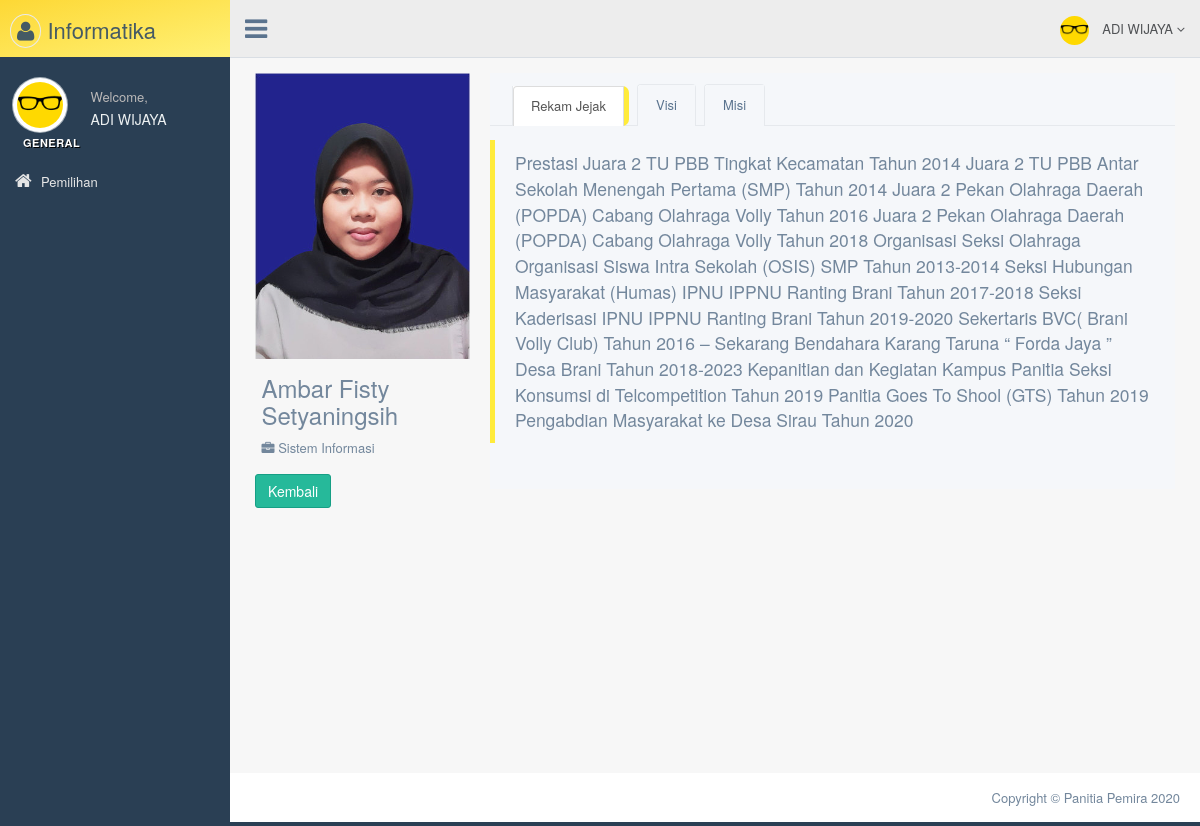
The app's page /user/index.php?page=profile&no_urut=1 (signed in) with its own data.
### tables this page shows
CREATE TABLE IF NOT EXISTS `user` (
  `id` int(11) NOT NULL,
  `NPM` int(16) NOT NULL,
  `sandi` varchar(20) NOT NULL,
  `nama` varchar(20) NOT NULL,
  `jurusan` enum('IF') NOT NULL
);

CREATE TABLE IF NOT EXISTS `ca_bem` (
  `no_urut` int(11) NOT NULL,
  `capres` varchar(50) NOT NULL,
  `sbg` enum('DPM','HIMA') NOT NULL,
  `alamat` text NOT NULL,
  `jurusan` text NOT NULL,
  `rekamjejak` longtext NOT NULL,
  `visi` text NOT NULL,
  `misi` text NOT NULL,
  `foto` text NOT NULL
);

### user/profile.php (the view, shortened to what this page needs)
<?php
$no_urut = $_GET['no_urut'];
$sql = mysql_query("select * from ca_bem where no_urut = '$no_urut' ") or die (mysql_error());
$tmpl = mysql_fetch_array($sql);
?>
<div class="x_content">
                    <div class="col-md-3 col-sm-3 col-xs-12 profile_left" >
                      <div class="profile_img">
                        <div id="crop-avatar">
                          <img class="img-responsive avatar-view" src="../admin/images/<?php echo $tmpl['foto']; ?>" alt="Avatar" title="Change the avatar">
                        </div>
                      </div>
                      <div style="display:block;border-radius:0.5em;padding:0.5em;">
                        <h3><?php echo $tmpl['capres']; ?> </h3>
                        <ul class="list-unstyled user_data " >
                          <li>
                            <i class="fa fa-briefcase user-profile-icon"></i> <?php echo $tmpl['jurusan']; ?></li>
                        </ul>
                      </div>
                      <a href="index.php" class="btn btn-success">Kembali</a>
                      <br />
                    </div>
                    <div class="col-md-9 col-sm-9 col-xs-12">
                      <div class="profile_title">
                      <div class="" role="tabpanel" data-example-id="togglable-tabs">
                        <ul id="myTab" class="nav nav-tabs bar_tabs" role="tablist">
                          <li role="presentation" class="active"><a href="#tab_content1" id="home-tab" role="tab" data-toggle="tab" aria-expanded="true">Rekam Jejak</a>
                          </li>
                          <li role="presentation" class=""><a href="#tab_content2" role="tab" id="profile-tab" data-toggle="tab" aria-expanded="false">Visi</a>
                          </li>
                          <li role="presentation" class=""><a href="#tab_content3" role="tab" id="profile-tab2" data-toggle="tab" aria-expanded="false">Misi</a>
                          </li>
                        </ul>
                        <div id="myTabContent" class="tab-content">
                          <div role="tabpanel" class="tab-pane fade active in" id="tab_content1" aria-labelledby="home-tab">
                                <div class="message_wrapper">
                                  <blockquote class="message" style="border-left: 5px solid #ffeb3b;"><?php echo $tmpl['rekamjejak']; ?></blockquote>
                                  <br />
                                </div>
                          </div>
                        </div>
                      </div>
                    </div>
                  </div>
                </div>
              </div>
            </div>
          </div>
        </div>

### user/index.php (shortened to what this page needs)
<?php
  if( @$_SESSION['NPM']){
 ?>
<!DOCTYPE html>
<html lang="en">
  <head>
    <link href="../admin/vendors/bootstrap/dist/css/bootstrap.min.css" rel="stylesheet">
    <link href="../admin/vendors/font-awesome/css/font-awesome.min.css" rel="stylesheet">
    <link href="../admin/build/css/custom.min.css" rel="stylesheet">
    <link href="css/new.css" rel="stylesheet">
  </head>
  <body class="nav-md">
    <div class="container body">
      <div class="main_container">
        <div class="col-md-3 left_col">
          <div class="left_col scroll-view" style="">
            <div class="navbar nav_title" style="border: 0;background: linear-gradient(to right bottom, #fdd835, #fff176);">
              <a href="/pemira/user" class="site_title" style="color:#455a64 !important;"><i class="fa fa-user"></i> <span>Informatika</span></a>
            </div>
            <div class="clearfix"></div>
            <?php
              $sql = mysql_query("select * from user where NPM = '$_SESSION[NPM]'") or die(mysql_error());
              $tmp = mysql_fetch_array($sql);
            ?>
            <div class="profile">
              <div class="profile_pic">
                <img src="profile/user.jpg" alt="..." class="img-circle profile_img">
              </div>
              <div class="profile_info">
                <span>Welcome,</span> <h2><?php echo $tmp['nama']; ?></h2>
              </div>
            </div>
            <br />
            <div id="sidebar-menu" class="main_menu_side hidden-print main_menu">
              <div class="menu_section">
                <h3>General</h3>
                <ul class="nav side-menu">
                  <li><a href="../user"><i class="fa fa-home"></i>Pemilihan</a></li>
                </ul>
                </div>
            </div>
          </div>
        </div>
        <div class="top_nav">
          <div class="nav_menu">
            <nav>
              <div class="nav toggle">
                <a id="menu_toggle"><i class="fa fa-bars"></i></a>
              </div>
              <ul class="nav navbar-nav navbar-right">
                <li class="">
                  <a href="javascript:;" class="user-profile dropdown-toggle" data-toggle="dropdown" aria-expanded="false">
                    <img src="profile/user.jpg" alt="">
                    <?php echo $tmp['nama']; ?>
                    <span class=" fa fa-angle-down"></span>
                  </a>
                </li>
                  </ul>
            </nav>
          </div>
        </div>
        <div class="right_col" role="main">
            <div class="">
                <div class="row top_tiles">
                    <?php
                    $page = @$_GET['page'];
                    if($page == ""){
                    include"pilih_bem.php";
                    } else if($page =="profile"){
                    include"profile.php";
                    } elseif ($page =="profile_hima") {
                    include"profile_hima.php";
                    } elseif ($page =="hima") {
                      include"pilih_hima.php";
                    } elseif ($page =="use") {
                      include"use.php";
                    }
                    ?>
                </div>
        <footer>
          <div class="pull-right">
           Copyright © Panitia Pemira 2020
          </div>
          <div class="clearfix"></div>
        </footer>
  </body>
</html>
<?php
  } else {
    header("location: ../index.php");
  }
?>

### user/css/new.css (style rules this page uses)
ul#myTab li.active { border-right: 5px solid #ffeb3b !important; border-radius: 0 0.5em 0.5em 0; }

### records on screen
user: nama "ADI WIJAYA"
ca_bem: foto (picture), capres "Ambar Fisty Setyaningsih", jurusan "Sistem Informasi", rekamjejak "Prestasi Juara 2 TU PBB Tingkat Kecamatan Tahun 2014 Juara 2 TU PBB Antar Sekolah Menengah Pertama (SMP) Tahun 2014 Juara 2 Pekan Olahraga Daerah (POPDA) Cabang Olahraga Volly Tahun 2016 Juara 2 Pekan Olahraga Daerah (POPDA) Cabang Olahraga Volly Tahun 2018 Organisasi Seksi Olahraga Organisasi Siswa Intra Sekolah (OSIS) SMP Tahun 2013-2014 Seksi Hubungan Masyarakat (Humas) IPNU IPPNU Ranting Brani Tahun 2017-2018 Seksi Kaderisasi IPNU IPPNU Ranting Brani Tahun 2019-2020 Sekertaris BVC( Brani Volly Club) Tahun 2016 – Sekarang Bendahara Karang Taruna “ Forda Jaya ” Desa Brani Tahun 2018-2023 Kepanitian dan Kegiatan Kampus Panitia Seksi Konsumsi di Telcompetition Tahun 2019 Panitia Goes To…"
